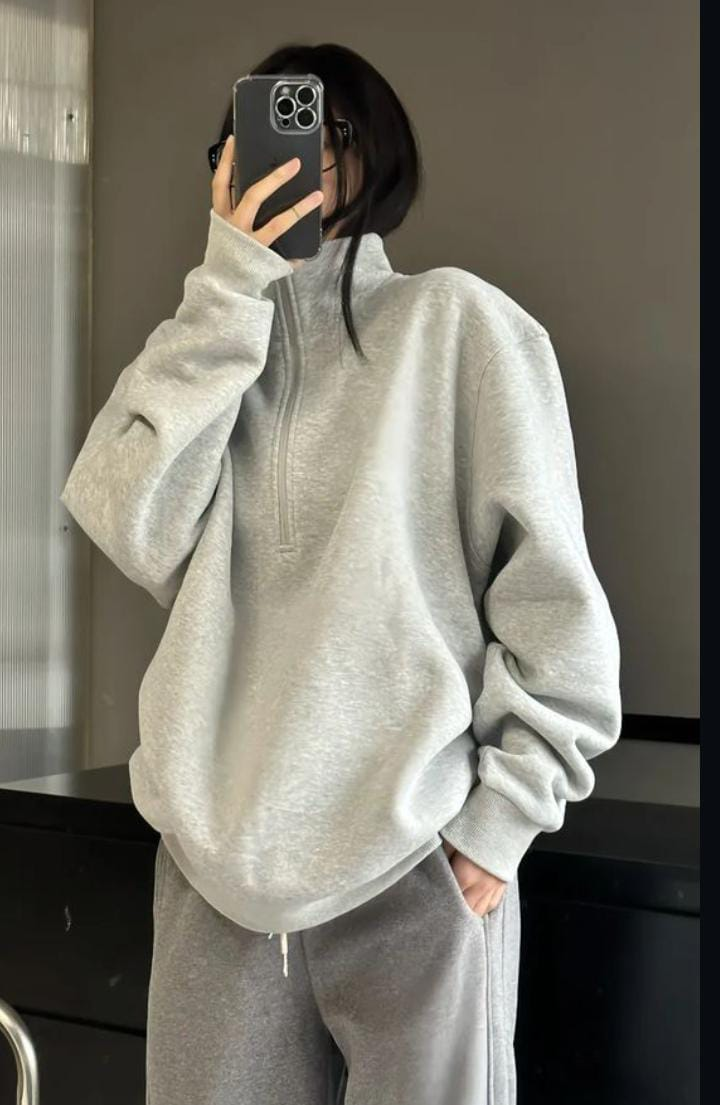
#> input picture sketcher/random.jpg, 720 x 1105 px
$ python main.py
#> lines starting #> are read from the running program, lines starting #| are printed output that depends on the picture
import cv2
image = cv2.imread('random.jpg')
#> image is the input picture: shape (1105, 720, 3); mean B, G, R 107.4, 118.2, 121.5
gray_image = cv2.cvtColor(image, cv2.COLOR_BGR2GRAY)
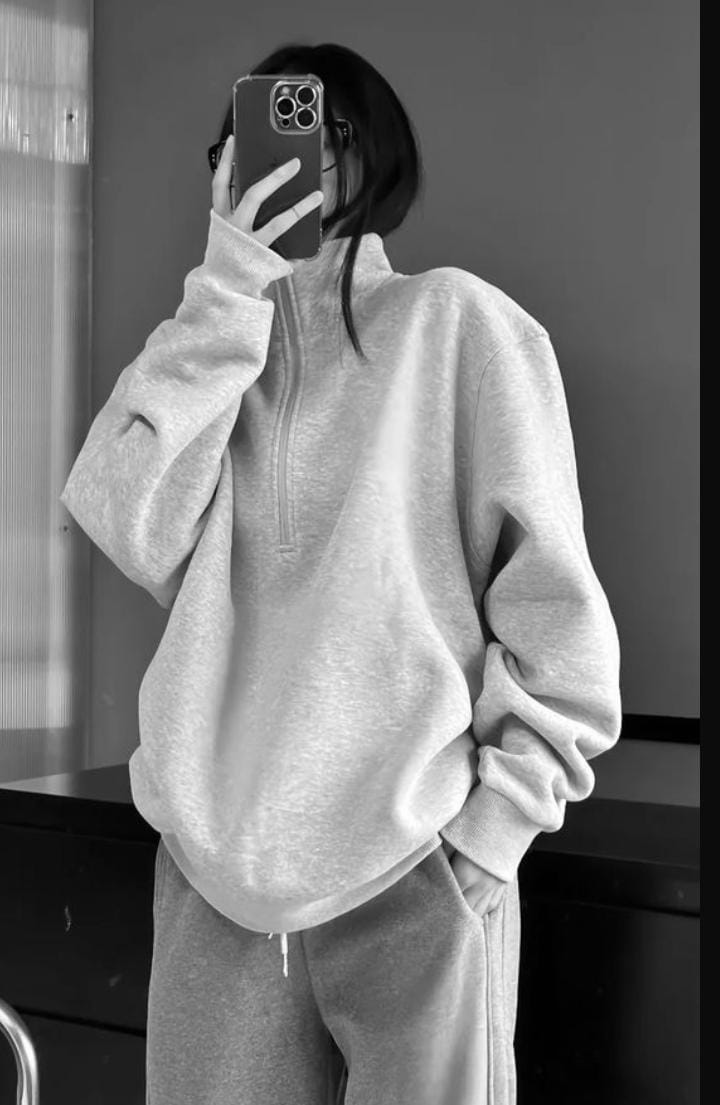
#> gray_image: shape (1105, 720); min 0, max 255, mean 117.9
invert = cv2.bitwise_not(gray_image)
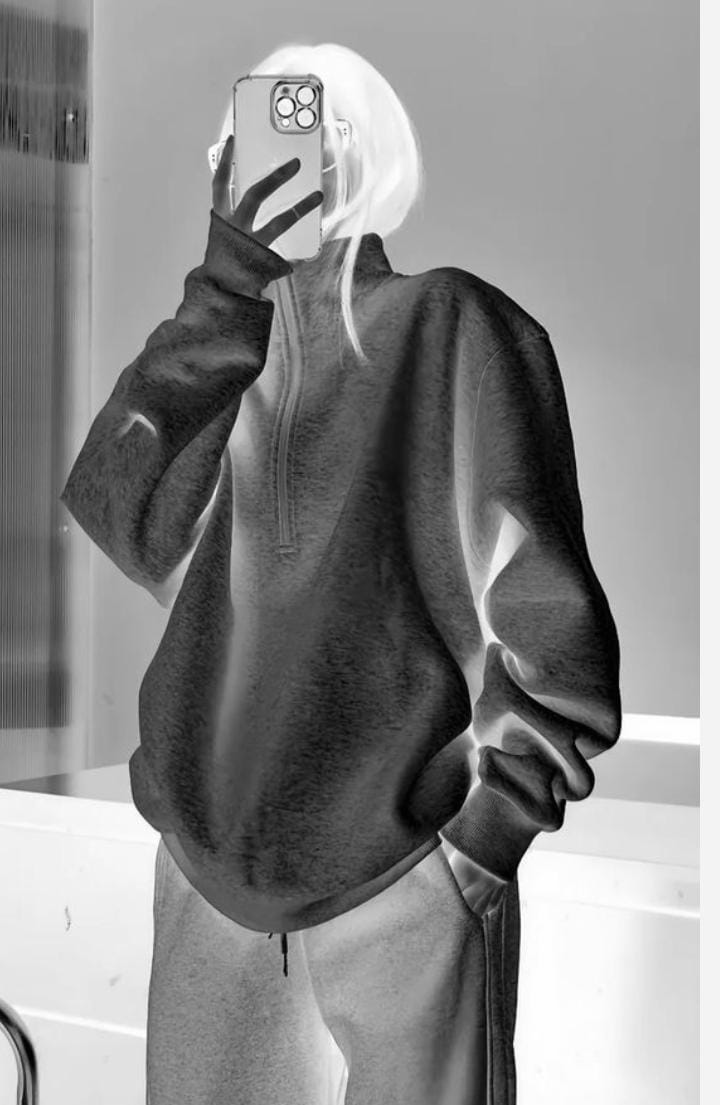
#> invert: shape (1105, 720); min 0, max 255, mean 137.1
blur = cv2.GaussianBlur(invert, (21, 21), 0)
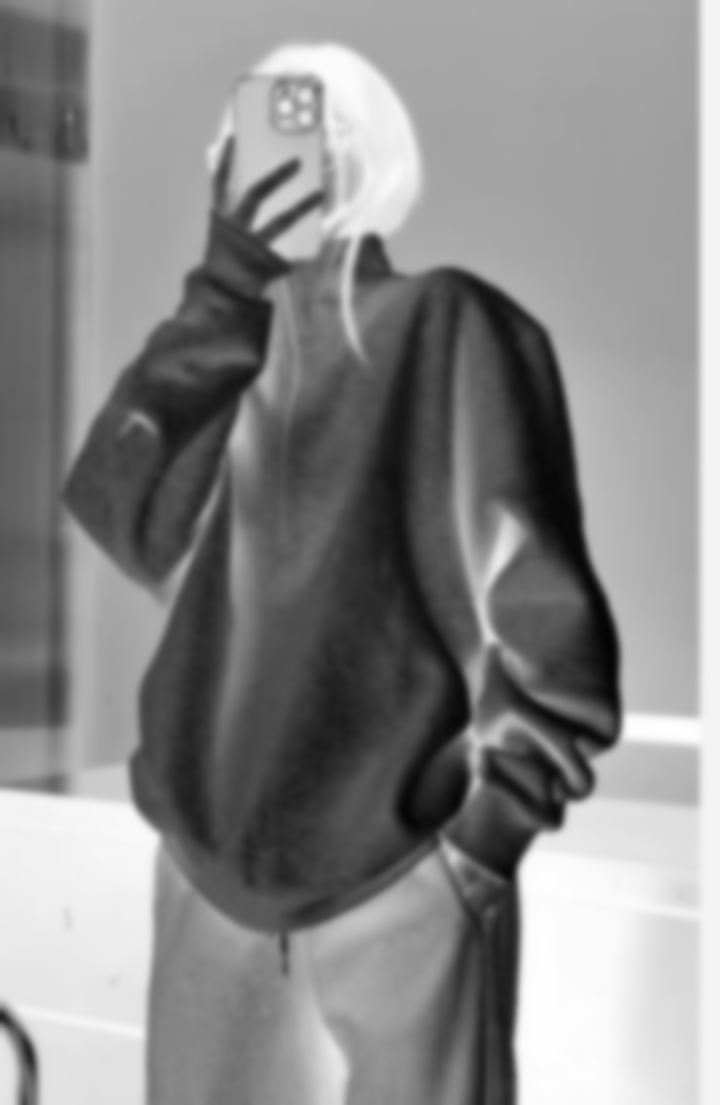
#> blur: shape (1105, 720); min 4, max 254, mean 137.1
invertedBlur = cv2.bitwise_not(blur)
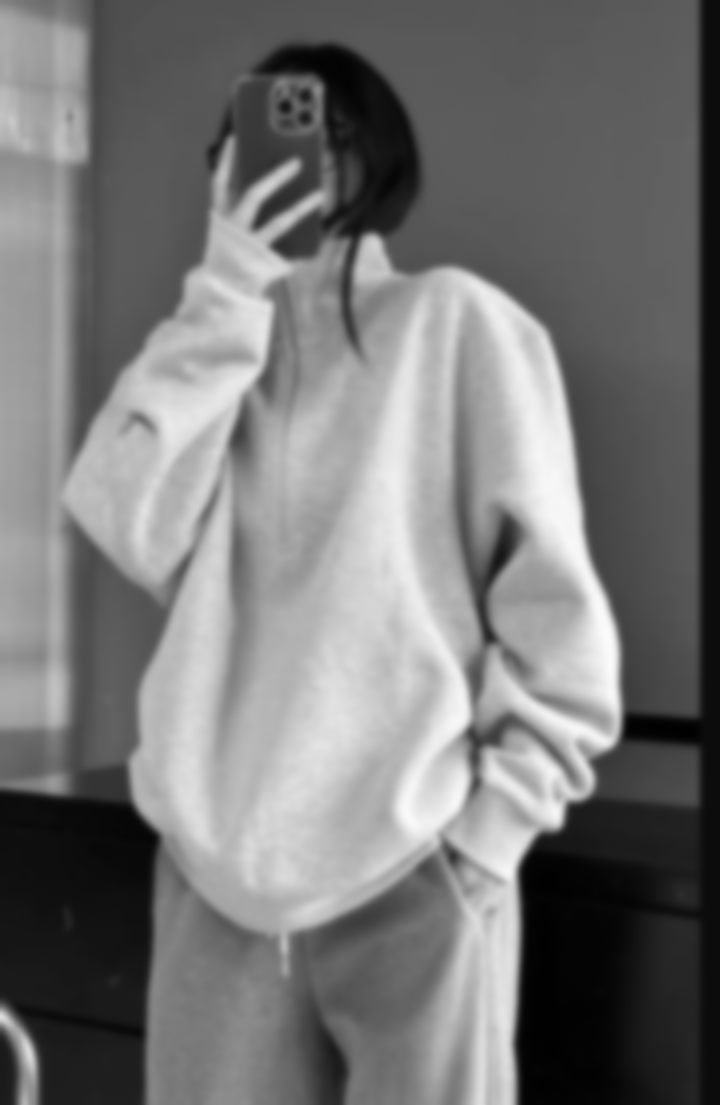
#> invertedBlur: shape (1105, 720); min 1, max 251, mean 117.9
sketch = cv2.divide(gray_image, invertedBlur, scale=255.0)
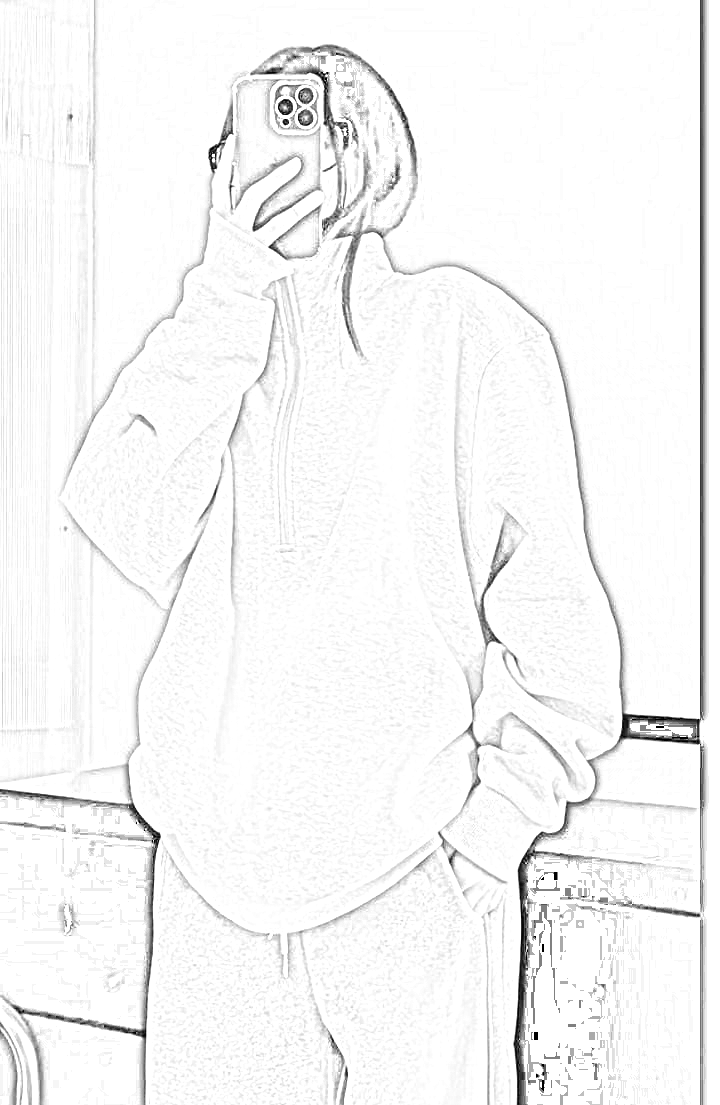
#> sketch: shape (1105, 720); min 0, max 255, mean 246.1
cv2.imwrite('sketch.png', sketch)
